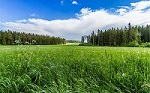
//> input picture 4l.jpg, 150 x 93 px
$ ./Struct_3   (built with g++ and OpenCV 4)
//> lines starting //> are read from the running program, lines starting //| are printed output that depends on the picture
#include "opencv2/core/core.hpp"
#include "opencv2/highgui/highgui.hpp"
#include "opencv2/imgproc/imgproc.hpp"
#include <iostream>
#include <vector>
#include <cmath>
#include <chrono>

using namespace cv;
using namespace std;
using namespace std::chrono;

// Dont touch these
const int modK = 5;
const int modNt = 4;
const double infinity = 10000000000;
const int colors_draw[modK + 1][3] = { {0, 0, 0}, {0, 255, 0}, {0, 255, 255}, {0, 0, 255}, {255, 0, 255}, {255, 0, 0} };

// Better dont touch these
const double color_scale = 1. / 100.;
const double weight = 1.25;

// Actual params, which can be changed
// Better start with epsilon around 10
// And give at least 500 first iterations
const int em_iter = 10;
const int first_iter = 500;
const int iter = 100;
const double epsilon = 20;
// Iterations will stop when prev epsilon and cur epsilon wont differ more then on this value
const double accuracy = 0.01;

// Set hack_value to zero if u are not hacker
// Empirical rule: if current epsilon is close to zero
// That means that diffusion made all (or almost all) max arcs equal
// Which means that we can get solution from the updated weights of diffusion
// So instead of finding markup which epsilon close to best we can find best itself
const double hack_value = 0.;

// Percentages of image taken for calculating distribution
const double perc_h = 0.2;

// Aprior probs
const double aprior[3] = {9. / 20.,
                          1. / 10.,
	                      9. / 20.};

// Saving results
// [29 lines left out: function save_and_show, not called in this run]

// Scalar mult
double vec_mult(double* x, double* y)
{
	double sum = 0.;
	for (int c = 0; c < 3; ++c)
		sum += x[c] * y[c];

	return sum;
}

// vec(x) * mat(a)
double* mat_mult(double* x, double** a)
{
	double* res = new double[3];
	for (int c = 0; c < 3; ++c)
		res[c] = vec_mult(x, a[c]);

	return res;
}

// q function
double q_func(int x[3], double* mus, double* eps, const int k)
{
	// TODO: check if this is correct
	double* x_ = new double[3];
	for (int c = 0; c < 3; ++c)
		x_[c] = x[c] * color_scale - mus[k * 3 + c];

	Mat mep(3, 3, CV_64FC1);
	for (int c = 0; c < 3; ++c)
		for (int c_ = 0; c_ < 3; ++c_)
			mep.at<double>(c, c_) = eps[k * 9 + c * 3 + c_];

	Mat inverse = mep.inv();

	double** ep = new double* [3];
	for (int c = 0; c < 3; ++c)
		ep[c] = new double[3];

	for (int c = 0; c < 3; ++c)
		for (int c_ = 0; c_ < 3; ++c_)
			ep[c][c_] = inverse.at<double>(c, c_);

	double* z = mat_mult(x_, ep);
	double result = vec_mult(x_, z);

	delete[] z;
	delete[] x_;

	for (int c = 0; c < 3; ++c)
		delete[] ep[c];
	delete[] ep;

	return -result;
}

double g_plus(const int x1, const int y1, const int x2, const int y2, const int k1, const int k2)
{
	if ((k1 == 0) && (k2 == 0))
	{
		return 0;
	}

	if ((k1 == 1) && (k2 == 1))
	{
		if (x1 != x2)
			return 0;
		else
			return -infinity;
	}

	if ((k1 == 2) && (k2 == 2))
	{
		return 0;
	}

	if ((k1 == 3) && (k2 == 3))
	{
		if (x1 != x2)
			return 0;
		else
			return -infinity;
	}

	if ((k1 == 4) && (k2 == 4))
	{
		return 0;
	}

	///////////////////////////////////////////////

	if ((k1 == 1) && (k2 == 0))
	{
		if (y1 > y2)
			return -infinity;
		else
			return -weight;
	}

	if ((k1 == 0) && (k2 == 1))
	{
		if (y2 > y1)
			return -infinity;
		else
			return -weight;
	}

	// -------------------------

	if ((k1 == 2) && (k2 == 0))
	{
		return -infinity;
	}

	if ((k1 == 0) && (k2 == 2))
	{
		return -infinity;
	}

	// --------------------------

	if ((k1 == 3) && (k2 == 0))
	{
		if (y1 > y2)
			return -infinity;
		else
			return -weight;
	}

	if ((k1 == 0) && (k2 == 3))
	{
		if (y2 > y1)
			return -infinity;
		else
			return -weight;
	}

	// ---------------------------

	if ((k1 == 4) && (k2 == 0))
	{
		return -infinity;
	}

	if ((k1 == 0) && (k2 == 4))
	{
		return -infinity;
	}

	// ----------------------------

	if ((k1 == 2) && (k2 == 1))
	{
		if (y1 > y2)
			return -infinity;
		else
			return -weight;
	}

	if ((k1 == 1) && (k2 == 2))
	{
		if (y2 > y1)
			return -infinity;
		else
			return -weight;
	}

	// ---------------------------

	if ((k1 == 3) && (k2 == 1))
	{
		if (y1 > y2)
			return -infinity;
		else
			return -weight;
	}

	if ((k1 == 1) && (k2 == 3))
	{
		if (y2 > y1)
			return -infinity;
		else
			return -weight;
	}

	// --------------------------

	if ((k1 == 4) && (k2 == 1))
	{
		return -infinity;
	}

	if ((k1 == 1) && (k2 == 4))
	{
		return -infinity;
	}

	// -------------------------

	if ((k1 == 3) && (k2 == 2))
	{
		if (y1 > y2)
			return -infinity;
		else
			return -weight;
	}

	if ((k1 == 2) && (k2 == 3))
	{
		if (y2 > y1)
			return -infinity;
		else
			return -weight;
	}

	// -------------------------

	if ((k1 == 4) && (k2 == 2))
	{
		return -infinity;
	}

	if ((k1 == 2) && (k2 == 4))
	{
		return -infinity;
	}

	// -------------------------

	if ((k1 == 4) && (k2 == 3))
	{
		if (y1 > y2)
			return -infinity;
		else
			return -weight;
	}

	if ((k1 == 3) && (k2 == 4))
	{
		if (y2 > y1)
			return -infinity;
		else
			return -weight;
	}

	// -------------------------

	cout << "Something is wrong... I can feel it" << endl;
	return -infinity;
}

double* calculate_mu(const int height, const int width, const int col, int* colors, int* colors_mask)
{
	int amount = 0;

	// Initialize result
	double* result = new double[3]();

	// To be safe
	for (int c = 0; c < 3; ++c)
		result[c] = 0.;

	// Sum all the pixel colors
	for (int t = 0; t < width * height; ++t)
	{
		if (colors_mask[t * 3 + col] == 255)
		{
			for (int c = 0; c < 3; ++c)
				result[c] += double(colors[t * 3 + c]) * color_scale;
			amount++;
		}
	}

	// Devide by amount
	for (int c = 0; c < 3; ++c)
		result[c] /= double(amount);

	return result;
}

double* calculate_ep(const int height, const int width, const int col, int* colors, int* colors_mask, double* mu)
{
	int amount = 0;

	// Initialize result
	double* result = new double[3 * 3]();

	// To be safe
	for (int c1 = 0; c1 < 3; ++c1)
		for (int c2 = 0; c2 < 3; ++c2)
			result[c1 * 3 + c2] = 0.;

	// Sum all the elements
	for (int t = 0; t < width * height; ++t)
	{
		if (colors_mask[t * 3 + col] == 255)
		{
			double x_mu[3];
			for (int c = 0; c < 3; ++c)
			{
				x_mu[c] = colors[t * 3 + c] * color_scale - mu[c];
			}

			for (int c1 = 0; c1 < 3; ++c1)
				for (int c2 = 0; c2 < 3; ++c2)
				{
					// TODO: check if this is correct
					result[c1 * 3 + c2] += x_mu[c1] * x_mu[c2];
				}
			amount++;
		}
	}

	// Devide by amount
	for (int c1 = 0; c1 < 3; ++c1)
		for (int c2 = 0; c2 < 3; ++c2)
			result[c1 * 3 + c2] /= amount;

	return result;
}

void get_distributions(double* mus, double* eps,
	const int height, const int width, int* colors, int const classes)
{
	int* colors_mask = new int[height * width * 3]();

	for (int x = 0; x < width; ++x)
	{
		for (int y = 0; y < height * perc_h; ++y)
			colors_mask[(x * height + y) * 3 + 0] = 255;

		for (int y = int((1 - perc_h) * height); y < height; ++y)
			colors_mask[(x * height + y) * 3 + 1] = 255;
	}

	// Calculate all mus
	double* mu_0 = calculate_mu(height, width, 1, colors, colors_mask);
	double* mu_2 = calculate_mu(height, width, 0, colors, colors_mask);
	double* mu_1 = new double[3];

	for (int d = 0; d < 3; ++d)
	{
		if (abs(mu_0[d] - mu_2[d]) > 128 * color_scale)
		{
			mu_1[d] = (mu_0[d] + mu_2[d]) / 2.;
			mu_1[d] = (mu_0[d] + mu_2[d]) / 2.;
		}
		else
		{
			//double ar[2] = { 0., 255. * color_scale };
			double ar[1] = { 0. };
			int ind = -1;
			double max = -1;

			for (int d_ = 0; d_ < 1; ++d_)
			{
				double a = pow(abs(ar[d_] - mu_0[d]) / color_scale, 0.5);
				double b = pow(abs(ar[d_] - mu_2[d]) / color_scale, 0.5);
				double cur = a + b;

				if (cur > max)
				{
					ind = d_;
					max = cur;
				}
			}

			mu_1[d] = ar[ind];
		}
	}

	for (int i = 0; i < 3; ++i)
	{
		mus[0 + i] = mu_0[i];
		mus[3 + i] = mu_1[i];
		mus[6 + i] = mu_2[i];
	}

	// Calculate all eps
	double* ep_0 = calculate_ep(height, width, 1, colors, colors_mask, mu_0);
	double* ep_2 = calculate_ep(height, width, 0, colors, colors_mask, mu_2);

	for (int i = 0; i < 9; ++i)
	{
		eps[0 + i] = ep_0[i];
		if (i % 3 == int(i / 3))
			eps[9 + i] = (ep_0[i] + ep_2[i]);
		else
			eps[9 + i] = 0.;
		eps[18 + i] = ep_2[i];
	}

	delete[] mu_0;
	delete[] mu_1;
	delete[] mu_2;
	delete[] ep_0;
	delete[] ep_2;
}

void EM(int* colors, const int height, const int width, double* mus, double* eps)
{
	const int classes = 3;
	const int modT = width * height;

	// Initialize probs
	double* p_k_x = new double[classes * modT]();
	double* p_k = new double[classes]();
	for (int c = 0; c < 3; ++c)
		p_k[c] = aprior[c];
	double* p_x_k = new double[modT * classes]();

	// For saving and further processing
	double* mus_ = new double[classes * 3]();
	double* eps_ = new double[classes * 9]();
	get_distributions(mus_, eps_, height, width, colors, classes);

	double ref[6];
	for (int d = 0; d < 2; ++d)
		for (int d_ = 0; d_ < 3; ++d_)
			ref[d * 3 + d_] = mus_[d * 6 + d_];

	cout << " - - - - - - - - - - - - - - - " << endl;

	for (int i = 0; i < 3; ++i)
		cout << mus_[i] << " " << endl;
	cout << endl;

	for (int i = 0; i < 3; ++i)
		cout << mus_[3 + i] << " " << endl;
	cout << endl;

	for (int i = 0; i < 3; ++i)
		cout << mus_[6 + i] << " " << endl;
	cout << endl;

	for (int i = 0; i < 3; ++i)
	{
		for (int j = 0; j < 3; ++j)
			cout << eps_[i * 3 + j] << " ";
		cout << endl;
	}
	cout << endl;

	for (int i = 0; i < 3; ++i)
	{
		for (int j = 0; j < 3; ++j)
			cout << eps_[9 + i * 3 + j] << " ";
		cout << endl;
	}
	cout << endl;

	for (int i = 0; i < 3; ++i)
	{
		for (int j = 0; j < 3; ++j)
			cout << eps_[18 + i * 3 + j] << " ";
		cout << endl;
	}
	cout << endl;

	for (int it = 0; it < em_iter; ++it)
	{
		cout << "EM --- " << it << " / " << em_iter << endl;

		// First step
		for (int t = 0; t < modT; ++t)
		{
			double sum = 0;
			for (int c = 0; c < classes; ++c)
			{
				int x[3] = { colors[t * 3], colors[t * 3 + 1], colors[t * 3 + 2] };
				if (q_func(x, mus_, eps_, c) > 50)
					p_x_k[t * classes + c] = infinity;
				else
					p_x_k[t * classes + c] = exp(0.5 * q_func(x, mus_, eps_, c));
				sum += p_x_k[t * classes + c];
			}

			for (int c = 0; c < classes; ++c)
				p_x_k[t * classes + c] /= sum;
		}

		// Second step
		for (int c = 0; c < classes; ++c)
		{
			for (int t = 0; t < modT; ++t)
			{
				double sum = 0;
				for (int c_ = 0; c_ < classes; ++c_)
					sum += p_x_k[t * classes + c_] * p_k[c_];

				p_k_x[c * modT + t] = p_x_k[t * classes + c] * p_k[c] / sum;
			}
		}

		// Third step
		for (int c = 0; c < classes; ++c)
		{
			double sum = 0;
			for (int t = 0; t < modT; ++t)
				sum += p_k_x[c * modT + t];
			p_k[c] = sum / double(modT);
		}

		// Claculate mus_
		for (int c = 0; c < classes; ++c)
		{
			for (int d = 0; d < 3; ++d)
			{
				mus_[c * 3 + d] = 0;
				double sum = 0;

				for (int t = 0; t < modT; ++t)
				{
					mus_[c * 3 + d] += p_k_x[c * modT + t] * colors[t * 3 + d];
					sum += p_k_x[c * modT + t];
				}

				mus_[c * 3 + d] *= color_scale;
				mus_[c * 3 + d] /= sum;
			}
		}

		// Claculate eps_
		for (int c = 0; c < classes; ++c)
		{
			for (int d = 0; d < 3; ++d)
			{
				for (int d_ = 0; d_ < 3; ++d_)
				{
					eps_[c * 9 + d * 3 + d_] = 0;
					double sum = 0;
					for (int t = 0; t < modT; ++t)
					{
						eps_[c * 9 + d * 3 + d_] += p_k_x[c * modT + t] * double(colors[t * 3 + d] * color_scale - mus_[c * 3 + d]) * double(colors[t * 3 + d_] * color_scale - mus_[c * 3 + d_]);
						sum += p_k_x[c * modT + t];
					}

					eps_[c * 9 + d * 3 + d_] /= sum;
				}
			}
		}

		// [15 lines of commented-out code are left out]
	}

	int di[3] = { -1, -1, -1 };

	for (int d = 0; d < 2; ++d)
	{
		double min_dif = 1000000;
		int ind = -1;
		for (int d_ = 0; d_ < 3; ++d_)
		{
			if (d_ != di[0])
			{
				double cur = 0.;
				for (int c = 0; c < 3; ++c)
				{
					cur += pow(abs(mus_[d_ * 3 + c] - ref[d * 3 + c]) / color_scale, 0.5);
				}

				if (cur < min_dif)
				{
					ind = d_;
					min_dif = cur;
				}
			}
		}

		di[d * 2] = ind;
	}
	di[1] = 3 - di[0] - di[2];
	for (int i = 0; i < 2; ++i)
		cout << di[i] << " --- ";
	cout << di[2] << endl;

	for (int d = 0; d < 3; ++d)
	{
		mus[0 * 3 + d] = mus_[di[0] * 3 + d];
		mus[1 * 3 + d] = mus_[di[1] * 3 + d];
		mus[2 * 3 + d] = mus_[di[1] * 3 + d];
		mus[3 * 3 + d] = mus_[di[2] * 3 + d];
		mus[4 * 3 + d] = mus_[di[2] * 3 + d];

		for (int d_ = 0; d_ < 3; ++d_)
		{
			eps[0 * 9 + d * 3 + d_] = eps_[di[0] * 9 + d * 3 + d_];
			eps[1 * 9 + d * 3 + d_] = eps_[di[1] * 9 + d * 3 + d_];
			eps[2 * 9 + d * 3 + d_] = eps_[di[1] * 9 + d * 3 + d_];
			eps[3 * 9 + d * 3 + d_] = eps_[di[2] * 9 + d * 3 + d_];
			eps[4 * 9 + d * 3 + d_] = eps_[di[2] * 9 + d * 3 + d_];
		}
	}

	delete[] p_k_x;
	delete[] p_k;
	delete[] p_x_k;
	delete[] mus_;
	delete[] eps_;
}

int amount_of_neightbors_plus(bool left, bool right, bool top, bool bottom)
{
	int result = 0;

	// Checking left side
	if (left)
		result++;

	// Checking right side
	if (right)
		result++;

	// Checking top pixel
	if (top)
		result++;

	// Checking bottom pixel
	if (bottom)
		result++;

	return result;
}

void get_neighbors_plus(int& nt, int* tau, int x, int y, int w, int h)
{
	bool left = (x != 0);
	bool right = (x != w - 1);
	bool top = (y != 0);
	bool bottom = (y != h - 1);

	// Calculate amount of neightbors
	nt = amount_of_neightbors_plus(left, right, top, bottom);

	int Index = 0;

	// Checking left side
	if (left)
	{
		tau[x * h * modNt + y * modNt + Index] = (x - 1) * h + y;
		Index++;
	}

	// Checking right side
	if (right)
	{
		tau[x * h * modNt + y * modNt + Index] = (x + 1) * h + y;
		Index++;
	}

	// Checking top pixel
	if (top)
	{
		tau[x * h * modNt + y * modNt + Index] = x * h + (y - 1);
		Index++;
	}

	// Checking bottom pixel
	if (bottom)
	{
		tau[x * h * modNt + y * modNt + Index] = x * h + (y + 1);
	}
}

int find(int* arr, const int start, const int length, const int t)
{
	for (int i = 0; i < length; ++i)
		if (arr[start + i] == t)
			return i;

	cout << "Something is wrong... I can feel it" << endl;
	return -1;
}

inline int get_g_ind(const int t, const int t__, const int height)
{
	return 2 * (abs(t - t__) == height) + (t__ > t);
}

inline int get_q_ind(const int t, int* colors)
{
	return ((colors[t * 3] * 256 + colors[t * 3 + 1]) * 256 + colors[t * 3 + 2]) * modK;
}

void diffusion(const int iter, double* mus, double* eps,
	int* nt, int* tau,
	double* phi, const int width, const int height,
	int* colors, double* g, double* q)
{
	const int modT = width * height;
	for (int it = 0; it < iter; ++it)
	{
		cout << "Diffusion --- " << it << " / " << iter << endl;
		for (int t = 0; t < modT; ++t)
		{
			const int _t = t * modNt * modK;
			for (int c = 0; c < modK; ++c)
			{
				// Finding k_best for each neighbor
				int* k_star = new int[nt[t]];
				for (int t_ = 0; t_ < nt[t]; ++t_)
				{
					int t__ = tau[t * modNt + t_];
					int k_best = -1;
					double sum_best = -infinity * 100.;
					for (int c_ = 0; c_ < modK; ++c_)
					{
						double sum = g[get_g_ind(t, t__, height) * modK * modK + c * modK + c_] -
							phi[_t + t_ * modK + c] -
							phi[t__ * modNt * modK + find(tau, t__ * modNt, nt[t__], t) * modK + c_];
						if (sum > sum_best)
						{
							k_best = c_;
							sum_best = sum;
						}
					}

					k_star[t_] = k_best;
				}
				// Calculating Constant C for further update of phi
				double Con = 0.;

				for (int t_ = 0; t_ < nt[t]; ++t_)
				{
					int t__ = tau[t * modNt + t_];
					Con += g[get_g_ind(t, t__, height) * modK * modK + c * modK + k_star[t_]] -
						phi[t__ * modNt * modK + find(tau, t__ * modNt, nt[t__], t) * modK + k_star[t_]];
				}

				Con += q[get_q_ind(t, colors) + c];
				Con /= double(nt[t]);

				// Updating phi
				for (int t_ = 0; t_ < nt[t]; ++t_)
				{
					int t__ = tau[t * modNt + t_];
					phi[_t + t_ * modK + c] = g[get_g_ind(t, t__, height) * modK * modK + c * modK + k_star[t_]] -
						phi[t__ * modNt * modK + find(tau, t__ * modNt, nt[t__], t) * modK + k_star[t_]] - Con;
				}

				delete[] k_star;
			}
		}
	}
}

// [39 lines left out: function get_result, not called in this run]

void get_or_and_problem(bool*& gs, bool*& qs, int* nt, int* tau, double* phi, const int width, const int height, double* mus, double* eps, int* colors, double epsilon, double* g, double* q)
{
	// Inititalize needed variable
	const int modT = width * height;

	// Initialize qs and gs
	qs = new bool[modT * modK];
	gs = new bool[modT * modNt * modK * modK];

	// TODO: check if we should compare with gs, not other qs
	// Calculating qs
	for (int t = 0; t < modT; ++t)
	{
		const int _t = t * modNt * modK;
		// Finding max qs[t][k*] and leaving only those qs[t][k], for which holds (qs[t][k*] - qs[t][k] < epsilon)
		double max = -infinity;
		double* current_q = new double[modK];
		for (int c = 0; c < modK; ++c)
		{
			// Calculating current q
			current_q[c] = q[get_q_ind(t, colors) + c];
			for (int t_ = 0; t_ < nt[t]; ++t_)
				current_q[c] += phi[_t + t_ * modK + c];

			// Comparing to max
			if (current_q[c] > max)
				max = current_q[c];
		}

		// Calculating qs[t][k]
		for (int c = 0; c < modK; ++c)
			qs[t * modK + c] = (abs(max - current_q[c]) < epsilon);

		// Delete current qs
		delete[] current_q;
	}

	// Calculating gs
	for (int t = 0; t < modT; ++t)
	{
		const int _t = t * modNt * modK;
		// Find max gs[t][t_*][k*][k_*] and leaving only those gs[t][t_][k][k_], for which holds (gs[t][t_*][k*][k_*] - gs[t][t_][k][k_] < epsilon)
		double max = -infinity;
		double** current_g = new double* [nt[t]];

		for (int t_ = 0; t_ < nt[t]; ++t_)
		{
			int t__ = tau[t * modNt + t_];
			current_g[t_] = new double[modK * modK];
			for (int c = 0; c < modK; ++c)
			{
				for (int c_ = 0; c_ < modK; ++c_)
				{
					// Calculating current g
					current_g[t_][c * modK + c_] = g[get_g_ind(t, t__, height) * modK * modK + c * modK + c_] -
						phi[_t + t_ * modK + c] -
						phi[t__ * modNt * modK + find(tau, t__ * modNt, nt[t__], t) * modK + c_];

					// Comparing to max
					if (current_g[t_][c * modK + c_] > max)
						max = current_g[t_][c * modK + c_];
				}
			}
		}

		// Calculating gs[t][t_][k][k_]
		for (int t_ = 0; t_ < nt[t]; ++t_)
			for (int c = 0; c < modK; ++c)
				for (int c_ = 0; c_ < modK; ++c_)
					gs[_t * modK + t_ * modK * modK + c * modK + c_] = (abs(max - current_g[t_][c * modK + c_]) < epsilon);

		// Delete current gs
		for (int t_ = 0; t_ < nt[t]; ++t_)
			delete[] current_g[t_];
		delete[] current_g;
	}

}

void cross(bool* gs, bool* qs, int* nt, int* tau, const int width, const int height)
{
	// Inititalize needed variables
	const int modT = width * height;
	bool changed = true;

	const int modK2 = modK * modK;
	// Repeat untill something changes
	while (changed)
	{
		changed = false;
		// Update qs
		for (int t = 0; t < modT; ++t)
		{
			const int _t = t * modNt * modK2;
			for (int c = 0; c < modK; ++c)
			{
				if (qs[t * modK + c])
					for (int t_ = 0; t_ < nt[t]; ++t_)
					{
						// Calculate or over all possible ks
						int t__ = tau[t * modNt + t_];
						bool result = false;
						for (int c_ = 0; c_ < modK; ++c_)
							result = result || (gs[_t + t_ * modK2 + c * modK + c_] && qs[t__ * modK + c_]);

						// If the result is false, then whole AND will be false
						if (!result)
						{
							qs[t * modK + c] = false;
							changed = true;
							break;
						}
					}
			}
		}

		// Update gs
		for (int t = 0; t < modT; ++t)
		{
			const int _t = t * modNt * modK2;
			for (int t_ = 0; t_ < nt[t]; ++t_)
			{
				int t__ = tau[t * modNt + t_];
				for (int c = 0; c < modK; ++c)
				{
					for (int c_ = 0; c_ < modK; ++c_)
						if (gs[_t + t_ * modK2 + c * modK + c_])
						{
							gs[_t + t_ * modK2 + c * modK + c_] = qs[t * modK + c] && qs[t__ * modK + c_];
							if (!gs[_t + t_ * modK2 + c * modK + c_])
								changed = true;
						}
				}
			}
		}
	}
}

bool f(bool* qs)
{
	// Checks if there is a markup after crossing
	bool check = false;
	for (int c = 0; c < modK; ++c)
		check = check || qs[c];
	return check;
}

// [88 lines left out: function self_control, not called in this run]

int* iterations(const int first_iter, const int iter,
	const double accuracy, double epsilon,
	double* mus, double* eps,
	int* nt, int* tau,
	const int width, const int height,
	int* colors,
	double* g, double* q)
{
	double prev_epsilon = 2 * epsilon;
	double current_epsilon = epsilon;
	const int modT = width * height;
	bool stop = false;
	int counter = 0;
	int* last_res = new int[modT]();
	for (int t = 0; t < modT; ++t)
		last_res[t] = -1;
	int* current_res = new int[modT]();
	for (int t = 0; t < modT; ++t)
		current_res[t] = -1;

	// Initialize phi
	double* phi = new double[modT * modNt * modK]();

	// First Diffusion
	diffusion(first_iter, mus, eps, nt, tau, phi, width, height, colors, g, q);

	while (!stop)
	{
		cout << prev_epsilon << " - " << current_epsilon << " <> " << accuracy << endl;
		// Get or and problem
		bool* gs;
		bool* qs;
		get_or_and_problem(gs, qs, nt, tau, phi, width, height, mus, eps, colors, current_epsilon, g, q);

		// Use crossing
		cross(gs, qs, nt, tau, width, height);

		bool check;
		bool have_result = false;

		if (current_epsilon < 0.01 && hack_value == 0.)
			cout << "Consider using hacks" << endl;

		if ((prev_epsilon - current_epsilon) < 2 * accuracy)
		{
			check = f(qs);
			if (check)
			{
				if ((prev_epsilon - current_epsilon) > hack_value)
					check = self_control(current_res, gs, qs, nt, tau, width, height);
				else
				{
					check = f(qs);
					current_res = get_result(nt, tau, phi, width, height, g);
				}
				have_result = true;
			}
		}
		else
		{
			check = f(qs);
		}

		if (check)
		{
			if (have_result)
				for (int t = 0; t < modT; ++t)
					last_res[t] = current_res[t];

			prev_epsilon = current_epsilon;
			current_epsilon *= 0.5;
		}
		else
		{
			current_epsilon = (prev_epsilon + current_epsilon) * 0.5;
		}

		if ((prev_epsilon - current_epsilon) < accuracy)
		{
			stop = true;
		}
		else
		{
			diffusion(iter, mus, eps, nt, tau, phi, width, height, colors, g, q);
		}

		delete[] qs;
		delete[] gs;
	}

	if (last_res[0] == -1)
	{
		cout << "Returning previous result" << endl;
		bool ok = true;
		for (int i = 0; i < modT; ++i)
			ok = ok && (current_res[i] != -1);

		if (ok)
			for (int i = 0; i < modT; ++i)
				last_res[i] = current_res[i];
		else
		{
			cout << "Not enought diffusion iterations" << endl;
			cout << "Didnt find solution with selfcontrol, using diffusion weights to get possible result" << endl;
			last_res = get_result(nt, tau, phi, width, height, g);
		}
	}

	delete[] current_res;

	return last_res;
}

int main()
{
	Mat image_, image[4];
	image_ = imread("4l.jpg", IMREAD_UNCHANGED);
//> image_ is the input picture: 93 rows x 150 cols, CV_8UC3; mean B, G, R 106.7, 134, 99.7
	split(image_, image);
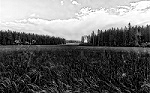
//> image[0]: 93 rows x 150 cols, CV_8UC1; min 0, max 255, mean 106.7
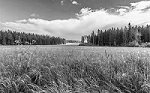
//> image[1]: 93 rows x 150 cols, CV_8UC1; min 3, max 255, mean 134

	auto start = high_resolution_clock::now();

	const int height = image[0].size().height;
//> height = 93
//> (the rest of the program and of its run is left out)
